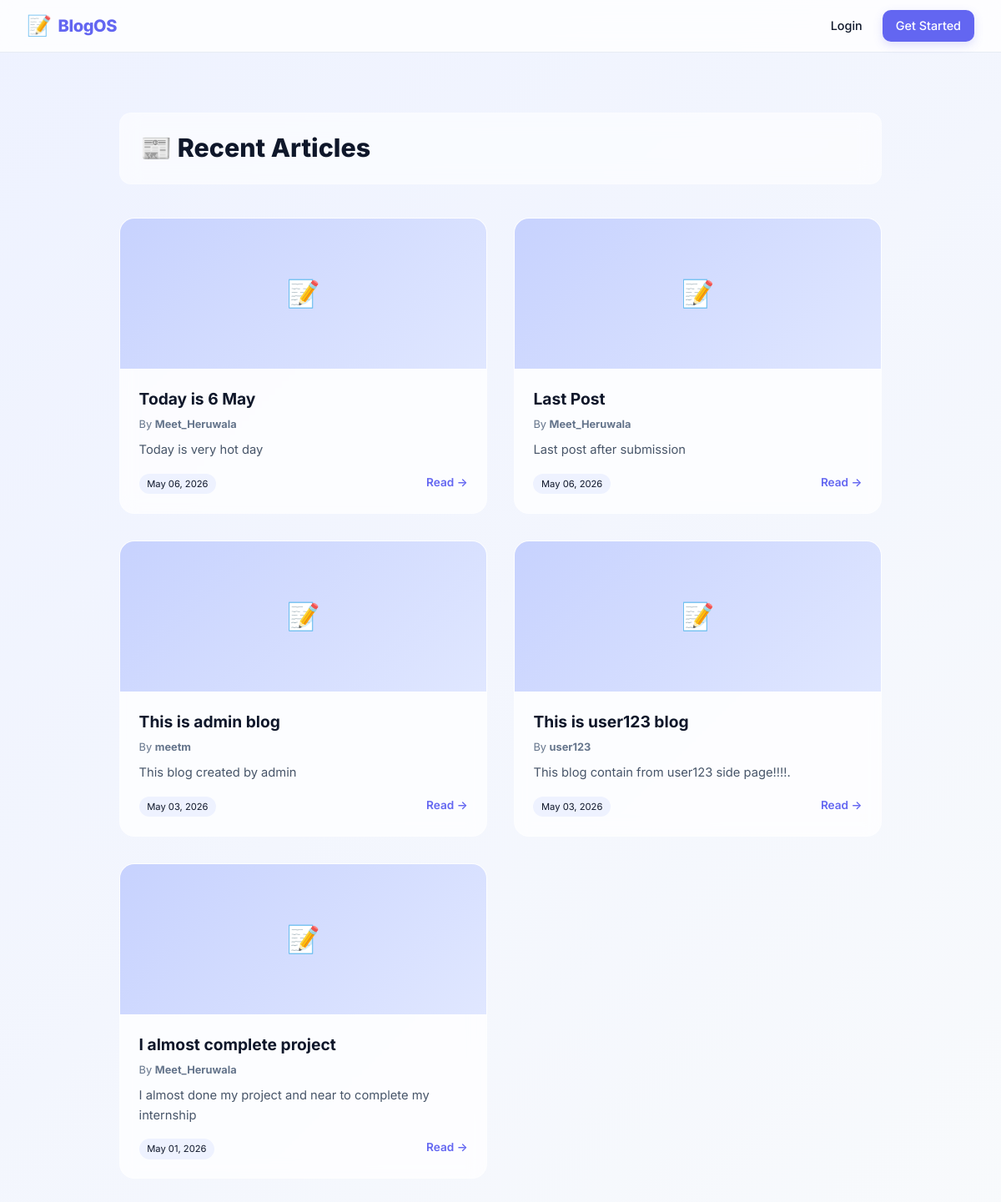
Screenshot of /blog/ with the database file from the repository.
### blog/models.py (models this page shows, shortened)
class Post(models.Model):
    title = models.CharField(max_length=200)
    content = models.TextField()
    author = models.ForeignKey(User, on_delete=models.CASCADE, related_name='posts')
    created_at = models.DateTimeField(auto_now_add=True)
    updated_at = models.DateTimeField(auto_now=True)
    published = models.BooleanField(default=True)
    class Meta:
        ordering = ['-created_at']  # newest posts first
    def get_absolute_url(self):
        return reverse('blog:post_detail', kwargs={'pk': self.pk})

### blog/views.py (the view)
# urls.py: path('', views.home, name='home'),
def home(request):
    posts = Post.objects.filter(published=True)
    return render(request, 'blog/home.html', {'posts': posts})

### templates/blog/home.html (shortened to what this page needs)
{% extends 'base.html' %}
{% block content %}
<div class="wrapper">
    <div class="header-bar">
        <h2>📰 Recent Articles</h2>
    </div>
    {% if posts %}
        <div class="grid">
            {% for post in posts %}
                <div class="card">
                    <div class="card-image">📝</div>
                    <div class="card-body">
                        <h3 class="card-title">
                            <a href="{{ post.get_absolute_url }}">
                                {{ post.title }}
                            </a>
                        </h3>
                        <div class="meta">
                            By <strong>{{ post.author.username }}</strong>
                        </div>
                        <p class="preview">
                            {{ post.content|truncatewords:22 }}
                        </p>
                        <div class="card-footer">
                            <span class="date-tag">
                                {{ post.created_at|date:"M d, Y" }}
                            </span>
                            <a href="{{ post.get_absolute_url }}" class="link-more">
                                Read →
                            </a>
                        </div>
                    </div>
                </div>
            {% endfor %}
        </div>
    {% endif %}
</div>
{% endblock %}

### templates/base.html (shortened to what this page needs)
<!DOCTYPE html>
<html lang="en">
<head>
</head>
<body>
<nav>
    <a class="nav-brand" href="{% url 'blog:home' %}">
        <span style="font-size: 1.5rem;">📝</span> BlogOS
    </a>
    <div class="nav-links">
        {% if user.is_authenticated %}
            <a href="{% url 'blog:post_create' %}" class="nav-cta">+ New Post</a>
            <a href="{% url 'blog:my_posts' %}" style="display:flex;align-items:center;gap:0.3rem;">
                📋 My Posts
            </a>
            <a href="{% url 'accounts:profile' %}">
                <span style="opacity: 0.6; margin-right: 4px;">@</span>{{ user.username }}
            </a>
            <form method="post" action="{% url 'logout' %}" style="display:inline">
                {% csrf_token %}
                <button type="submit" class="logout-btn">Logout</button>
            </form>
        {% else %}
            <a href="{% url 'login' %}">Login</a>
            <a href="{% url 'accounts:register' %}" class="nav-cta">Get Started</a>
        {% endif %}
    </div>
</nav>
<div class="container">
    {% block content %}{% endblock %}
</div>
</body>
</html>

### templates/base.html (style rules this page uses)
:root { --primary: #6366f1; --primary-hover: #4f46e5; --bg: #f8fafc; --nav-bg: rgba(255, 255, 255, 0.8); --text-main: #0f172a; --text-muted: #64748b; --border: rgba(226, 232, 240, 0.8); }
* { box-sizing: border-box; margin: 0; padding: 0; }
body { font-family: 'Inter', system-ui, -apple-system, sans-serif; background-color: var(--bg); background-image: radial-gradient(at 0% 0%, rgba(99, 102, 241, 0.05) 0px, transparent 50%), radial-gradient(at 100% 100%, rgba(139, 92, 246, 0.05) 0px, transparent 50%); color: var(--text-main); line-height: 1.5; min-height: 100vh; }
nav { position: sticky; top: 0; z-index: 100; background: var(--nav-bg); backdrop-filter: blur(12px); -webkit-backdrop-filter: blur(12px); border-bottom: 1px solid var(--border); padding: 0.75rem 2rem; display: flex; justify-content: space-between; align-items: center; transition: all 0.3s ease; }
.nav-brand { font-size: 1.25rem; font-weight: 800; color: var(--primary); text-decoration: none; display: flex; align-items: center; gap: 0.5rem; letter-spacing: -0.02em; }
.nav-links { display: flex; align-items: center; gap: 1.5rem; }
.nav-links a { color: var(--text-main); text-decoration: none; font-size: 0.9rem; font-weight: 500; transition: color 0.2s ease; }
.nav-cta { background: var(--primary); color: white !important; padding: 0.5rem 1rem; border-radius: 10px; box-shadow: 0 4px 12px rgba(99, 102, 241, 0.2); }
.container { max-width: 1000px; margin: 0 auto; padding: 2rem 1.5rem; }

### templates/blog/home.html (style rules this page uses)
:root { --accent: #6366f1; --accent-dark: #4f46e5; --background: #f8fafc; --glass-bg: rgba(255,255,255,0.75); --border-soft: rgba(255,255,255,0.3); --text-main: #0f172a; --text-muted: #64748b; }
body { background: linear-gradient(135deg, #eef2ff, #f8fafc); }
.wrapper { max-width: 1100px; margin: auto; padding: 2.5rem 1.2rem; }
.header-bar { display: flex; justify-content: space-between; align-items: center; margin-bottom: 2.5rem; backdrop-filter: blur(12px); background: rgba(255,255,255,0.6); padding: 1.2rem 1.5rem; border-radius: 14px; border: 1px solid var(--border-soft); }
.header-bar h2 { font-size: 1.9rem; font-weight: 800; }
.grid { display: grid; grid-template-columns: repeat(auto-fill, minmax(320px, 1fr)); gap: 2rem; }
.card { background: var(--glass-bg); backdrop-filter: blur(10px); border-radius: 18px; overflow: hidden; border: 1px solid var(--border-soft); display: flex; flex-direction: column; transition: 0.3s; }
.card-image { height: 180px; background: linear-gradient(135deg, #c7d2fe, #e0e7ff); display: flex; align-items: center; justify-content: center; font-size: 2rem; }
.card-body { padding: 1.4rem; display: flex; flex-direction: column; flex-grow: 1; }
.card-title { font-size: 1.2rem; font-weight: 700; margin-bottom: 0.4rem; }
.card-title a { text-decoration: none; color: var(--text-main); }
.meta { font-size: 0.8rem; color: var(--text-muted); margin-bottom: 0.6rem; }
.preview { font-size: 0.92rem; color: #475569; line-height: 1.6; flex-grow: 1; }
.card-footer { display: flex; justify-content: space-between; margin-top: 1rem; }
.link-more { font-size: 0.85rem; font-weight: 600; color: var(--accent); text-decoration: none; }
.date-tag { font-size: 0.7rem; background: #eef2ff; padding: 0.25rem 0.6rem; border-radius: 999px; }

### rows the page displays
Post: title "Today is 6 May", author.username "Meet_Heruwala", content "Today is very hot day", created_at "May 06, 2026"
Post: title "Last Post", author.username "Meet_Heruwala", content "Last post after submission", created_at "May 06, 2026"
Post: title "This is admin blog", author.username "meetm", content "This blog created by admin", created_at "May 03, 2026"
Post: title "This is user123 blog", author.username "user123", content "This blog contain from user123 side page!!!!.", created_at "May 03, 2026"
Post: title "I almost complete project", author.username "Meet_Heruwala", content "I almost done my project and near to complete my internship", created_at "May 01, 2026"
